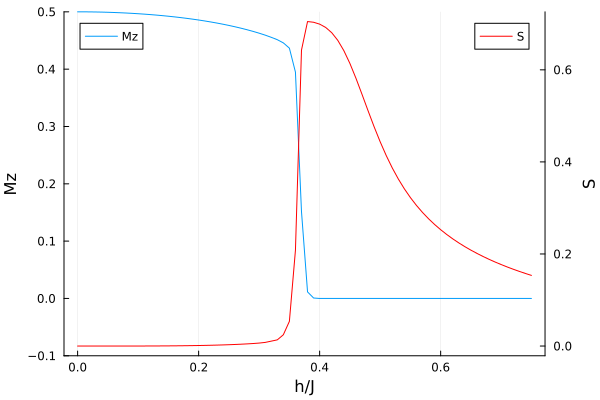

This chart was generated by the following Julia code:
using Plots
using ITensors
using ITensorMPS
using Revise
using Base.Threads
let 
    number_of_sites=20
    sites=siteinds("S=1/2",number_of_sites)
    
    sweeps=20
    ratio=0:0.01:0.75
    J=1
    Mz_array=zeros(length(ratio))
    S_array=zeros(length(ratio))

    function entaglement_entropy(psi_mps)
        b=length(psi_mps)÷2
        psi = orthogonalize(psi_mps, b)
        U,S,V = svd(psi[b], (linkinds(psi, b-1)..., siteinds(psi, b)...))
        SvN = 0.0
        for n=1:dim(S, 1)
            p = S[n,n]^2
            SvN -= p * log(p)
        end
        return SvN        
    end
    instate=["Up" for i in 1:number_of_sites]
    psi_0=MPS(sites,instate)
    @time begin 
        Threads.@threads for i in eachindex(ratio)
            
            h=ratio[i]*J
            H=OpSum()
            for i=1:number_of_sites
                H+=h,"Sx",i
                
                if i<number_of_sites
                    H+=-J,"Sz",i,"Sz",i+1
                end
            end
            if h==0
                psi_start=random_mps(sites)
            else
                psi_start=psi_0
            end
            H_mpo=MPO(H,sites)
            energy,psi=dmrg(H_mpo,psi_start;nsweeps=sweeps,maxdim=200,cutoff=1e-18)
            m=expect(psi,"Sz")
            Mz_array[i]=sum(m)/length(m)
            S_array[i]=entaglement_entropy(psi)

        
        
        





        
        end
    end
     #p1=plot(1:number_of_sites,mz,xlabel="n",ylabel="m_z",seriestype=:scatter,ylim=[-0.5,0.5],legend=false)
    p=plot(ratio,Mz_array,xlabel="h/J",ylabel="Mz",label="Mz" ,legend=:topleft,ylim=[-0.1,0.5])
    plot!(
    twinx(p),
    ratio, S_array,
    ylabel = "S",
    label = "S",
    color = :red,
    legend = :topright
)
    
    #display(plot(p1, p2; layout=(2, 1)))
    savefig(p,"phasetransition.png")
    display(p)

    
end
